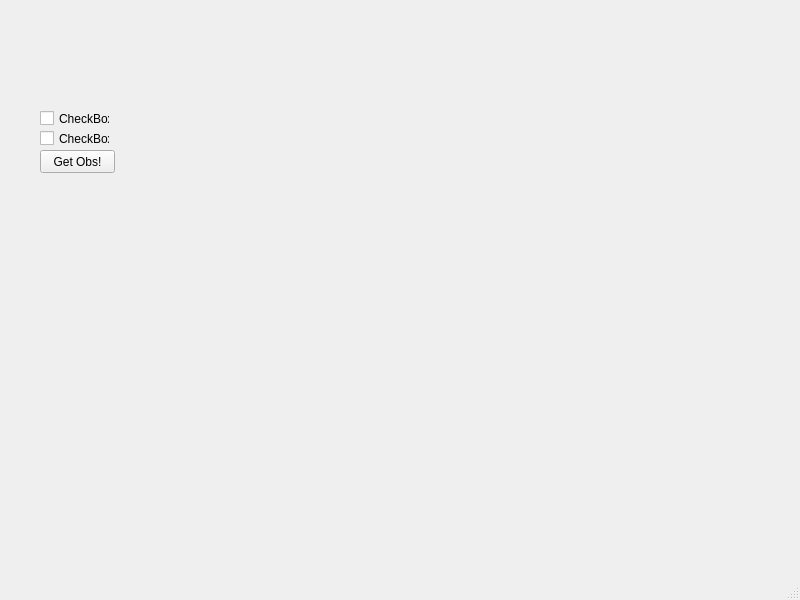
<?xml version="1.0" encoding="UTF-8"?>
<ui version="4.0">
 <class>MainWindow</class>
 <widget class="QMainWindow" name="MainWindow">
  <property name="geometry">
   <rect>
    <x>0</x>
    <y>0</y>
    <width>800</width>
    <height>600</height>
   </rect>
  </property>
  <property name="windowTitle">
   <string>MainWindow</string>
  </property>
  <widget class="QWidget" name="centralwidget">
   <widget class="QCheckBox" name="checkBox">
    <property name="geometry">
     <rect>
      <x>40</x>
      <y>110</y>
      <width>70</width>
      <height>17</height>
     </rect>
    </property>
    <property name="text">
     <string>CheckBox</string>
    </property>
   </widget>
   <widget class="QCheckBox" name="checkBox_2">
    <property name="geometry">
     <rect>
      <x>40</x>
      <y>130</y>
      <width>70</width>
      <height>17</height>
     </rect>
    </property>
    <property name="text">
     <string>CheckBox</string>
    </property>
   </widget>
   <widget class="QPushButton" name="getobsButton">
    <property name="geometry">
     <rect>
      <x>40</x>
      <y>150</y>
      <width>75</width>
      <height>23</height>
     </rect>
    </property>
    <property name="text">
     <string>Get Obs!</string>
    </property>
   </widget>
  </widget>
  <widget class="QMenuBar" name="menubar">
   <property name="geometry">
    <rect>
     <x>0</x>
     <y>0</y>
     <width>800</width>
     <height>21</height>
    </rect>
   </property>
  </widget>
  <widget class="QStatusBar" name="statusbar"/>
 </widget>
 <resources/>
 <connections/>
</ui>
